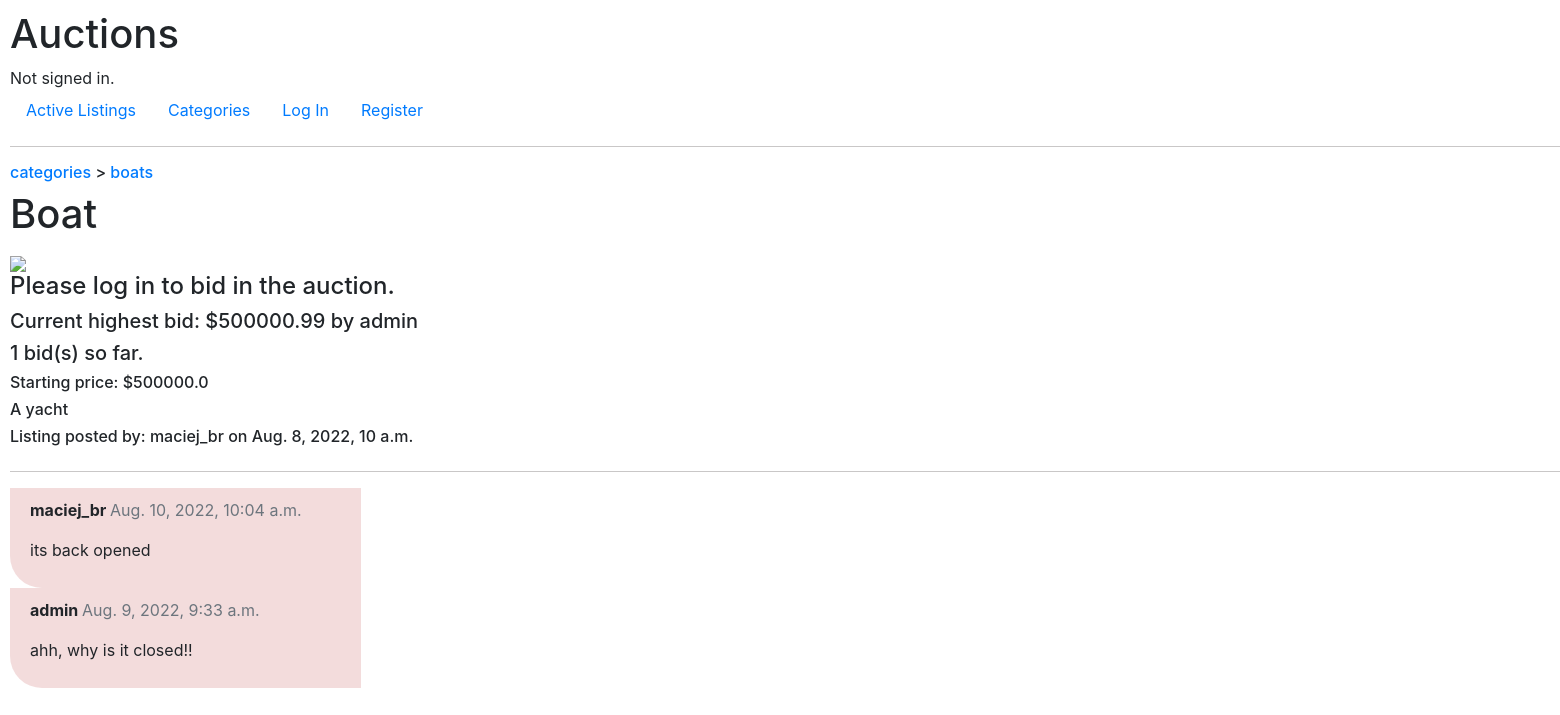
/listing/Boat, run on an earlier commit of the app's database.
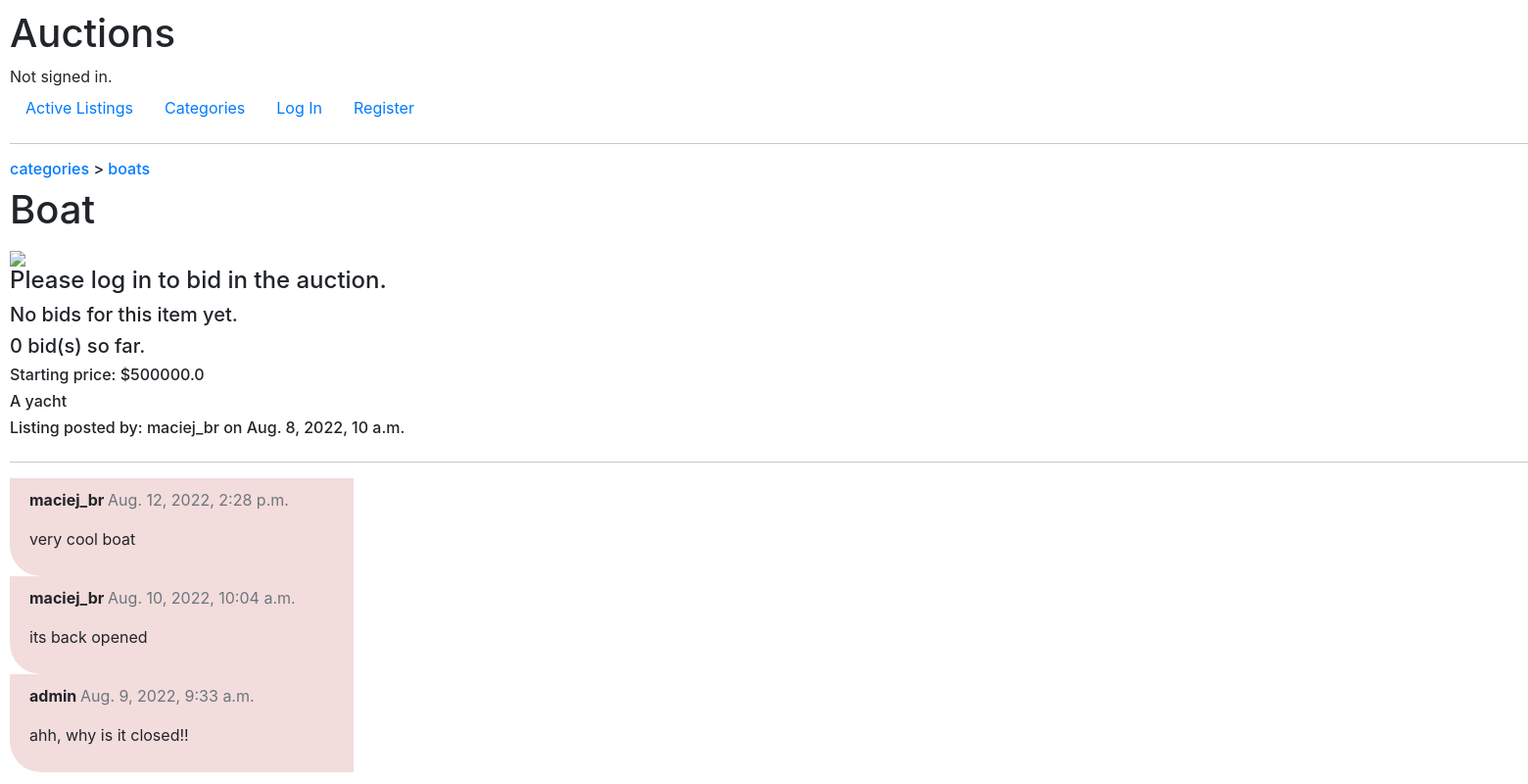
And on a later commit of the database.
### auctions/models.py (models this page shows)
class Listing(models.Model):
    title = models.CharField(max_length=32)
    user = models.ForeignKey(User, on_delete=models.CASCADE, related_name='listing')
    starting_bid = models.FloatField(max_length=16)
    description = models.CharField(max_length=128)
    creation_date = models.DateTimeField()
    category = models.CharField(max_length=16)
    image_url = models.CharField(max_length=128)
    watchlist = models.ManyToManyField(User, blank=True, related_name='watchlist')
    winner = models.ForeignKey(User, blank=True, on_delete=models.CASCADE, default='', null=True, related_name='won_listing')
    highest_bid = models.FloatField(max_length=16, blank=True, default=-1 , null=True)
    class Meta:
        ordering = ['creation_date']

class Bid(models.Model):
    title = models.ForeignKey(Listing, on_delete=models.CASCADE,  related_name='bid')
    user = models.ForeignKey(User, on_delete=models.CASCADE,  related_name='bid')
    bid = models.FloatField(max_length=16)

class User(AbstractUser):
    pass

class Comment(models.Model):
    title = models.ForeignKey(Listing, on_delete=models.CASCADE,  related_name='comment')
    user = models.ForeignKey(User, on_delete=models.CASCADE,  related_name='comment')
    comment = models.CharField(max_length=32)
    creation_date = models.DateTimeField()
    class Meta:
        ordering = ['creation_date']

### auctions/views.py (the view, shortened to what this page needs)
# urls.py: path("listing/<str:TITLE>", views.listing_page, name="listing_page")
def listing_page(request, TITLE):
    createOrError = True
    isAuctionOwner = False
    isAuctionWinner = False
    isAuctionClosed = False
    isOnWatchlist = False
    listing = Listing.objects.get(title=TITLE)
    bids = Listing.objects.get(title=TITLE).bid.all()
    bidForm = NewBidForm(request.POST)
    commentForm = NewCommentForm(request.POST)
    if commentForm.is_valid():
        comment = commentForm.cleaned_data['comment']
        new_comment = Comment.objects.create(title=listing, user=request.user, comment=comment, creation_date=datetime.now())
        new_comment.save()
    comments = reversed(Listing.objects.get(title=TITLE).comment.all())
    bids = Listing.objects.get(title=TITLE).bid.all()
    bids.aggregate(Max('bid'))
    if bids:
        highestBid = bids.order_by('-bid')[0]
        listing.highest_bid = highestBid.bid
        listing.save()
    else:
        highestBid = -1
    sizeOfBids = len(bids)
    if request.user.is_authenticated and listing in request.user.watchlist.all():
        isOnWatchlist = True
    else:
        isOnWatchlist = False
    if request.user == Listing.objects.get(title=TITLE).user:
        isAuctionOwner = True
    if highestBid != -1 and request.user == highestBid.user:
        isAuctionWinner = True
    if listing.winner:
        isAuctionClosed = True
    return render(request, "auctions/listing_page.html", {
        "title": TITLE,
        "listing": listing,
        "sizeOfBids": sizeOfBids,
        "highestBid": highestBid,
        "comments": comments,
        "isOnWatchlist": isOnWatchlist,
        "isAuctionOwner": isAuctionOwner,
        "isAuctionWinner": isAuctionWinner,
        "isAuctionClosed": isAuctionClosed,
        "bidForm": NewBidForm(),
        "commentForm": NewCommentForm()
    })

### auctions/templates/auctions/listing_page.html (shortened to what this page needs)
{% extends "auctions/layout.html" %}
{% block body %}
    <h6><a href="{% url 'categories' %}">categories</a>
      {% if listing.category %}
        > <a href="{% url 'category' listing.category %}">{{ listing.category }}</a>
      {% endif %}
    </h6>
    <h1>{{title}}</h1>
    <form action="{% url 'listing_page' title %}" method="POST">
    </form>
    {% if listing.image_url %}
      <img src={{listing.image_url}} width="75%" >
    {% endif %}
    {% if not isAuctionClosed %}
      {% if not request.user.is_authenticated %}
        <h4>Please log in  to bid in the auction.</h4>
      {% endif %}
    {% endif %}
    <div>
      {% if highestBid == -1 %}
        <h5>No bids for this item yet.</h5>
      {% else %}
        <h5>Current highest bid: ${{ highestBid.bid }} by {{ highestBid.user }}</h5>
      {% endif %}
    </div>
    <h5>{{ sizeOfBids }} bid(s) so far.</h5>
    <h6>Starting price: ${{ listing.starting_bid }}</h6>
    <h6>{{ listing.description }}</h6>
    <h6>Listing posted by: {{ listing.user }} on {{ listing.creation_date }}</h6>
    <hr>
    {% for comment in comments %}
        <div class="comment">
          <p class="font-weight-bold">
            {{ comment.user }}
            <span class=" text-muted font-weight-normal" style="padding-top: 1px; padding-bottom: 1px;">
              {{ comment.creation_date }}
            </span>
          </p>
          {{ comment.comment | linebreaks }}
        </div>
    {% endfor %}
{% endblock %}

### auctions/templates/auctions/layout.html (shortened to what this page needs)
{% load static %}
<!DOCTYPE html>
<html lang="en">
    <head>
        <link rel="stylesheet" href="https://stackpath.bootstrapcdn.com/bootstrap/4.4.1/css/bootstrap.min.css">
        <link href="{% static 'auctions/styles.css' %}" rel="stylesheet">
    </head>
    <body>
        <h1>Auctions</h1>
        <div>
            {% if user.is_authenticated %}
                Signed in as <strong>{{ user.username }}</strong>.
            {% else %}
                Not signed in.
            {% endif %}
        </div>
        <ul class="nav">
            <li class="nav-item">
                <a class="nav-link" href="{% url 'index' %}">Active Listings</a>
            </li>
            <li class="nav-item">
                <a class="nav-link" href="{% url 'categories' %}">Categories</a>
            </li>
            {% if user.is_authenticated %}
                <li class="nav-item">
                    <a class="nav-link" href="{% url 'create_listing' %}">Create Listing</a>
                </li>
                <li class="nav-item">
                    <a class="nav-link" href="{% url 'watchlist' %}">Watchlist</a>
                </li>
                <li class="nav-item">
                    <a class="nav-link" href="{% url 'logout' %}">Log Out</a>
                </li>
            {% else %}
                <li class="nav-item">
                    <a class="nav-link" href="{% url 'login' %}">Log In</a>
                </li>
                <li class="nav-item">
                    <a class="nav-link" href="{% url 'register' %}">Register</a>
                </li>
            {% endif %}
        </ul>
        <hr>
        <div class="block-body">
            {% block body %}
            {% endblock %}
        </div>
    </body>
</html>

### auctions/static/auctions/styles.css (style rules this page uses)
body { padding: 10px; align-items: center; justify-content: center; height: 100vh; width: 100vh; }
form { padding-top: 5px; padding-bottom: 5px; }
hr { margin-left: 0px; margin-right: -100vh; border: 0; border-top: 1px solid #c9c7c7; }
.block-body { display: flex; flex-direction: column; }
.comment { width: 45%; height: fit-content; padding: 10px; padding-left: 20px; background-color: rgba(240, 211, 211, 0.791); border-bottom-left-radius: 32px !important; }

What changed in the data, as far as the page shows it:
removed Bid: bid "500000.99", user "admin"
added Comment: user "maciej_br", creation_date "Aug. 12, 2022, 2:28 p.m.", comment "very cool boat"
Also different on the page:
{{ sizeOfBids }}: "1" → "0"
text no longer shown: "Current highest bid: $ by"
text now shown: "No bids for this item yet."
